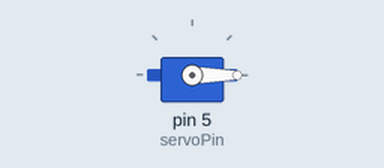
Simulated run of this sketch. Board: Arduino Uno, built with avr-gcc and run on an emulated ATmega328P. Shown: servo.

Above: at 0.05 s.
At 2.0 s:
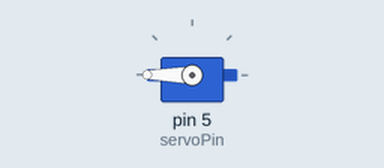
Timing chart, 0 to 6.9 s (numbered marks = the images above):
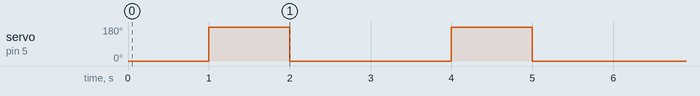

The sketch:

Servo_motor.ino
```cpp
//Red = 5V, Brm = Gnd, Orn = COntrolor PWM
// Check what is Home Position
// see if it can move beyond 180 degrees.

//servo.attach() - assign arduino pin connected to PWM pin of servo
//servo.datach() - opposite of above?
//servo.write(angle) - move servo to given angle
//servo.writeMicroseconds(us)- 1000 is fully CCW. 1500 is middle. 2000 is fully CW

#include <Servo.h>
Servo servo;

int servoPin = 5;

void setup()
{
  servo.attach(servoPin);
}


void loop()
{
  servo.write(0);      // Turn SG90 servo to Home Position. 0 Degrees
  delay(1000);

  servo.write(180);      // Turn SG90 servo Left to 180 degrees
  delay(1000);

  servo.write(0);
  delay(1000);
}
```

Measured:
- by itself, servo on pin 5 (servoPin): alternates 180° for 1.0 s and 0° for 2.0 s
